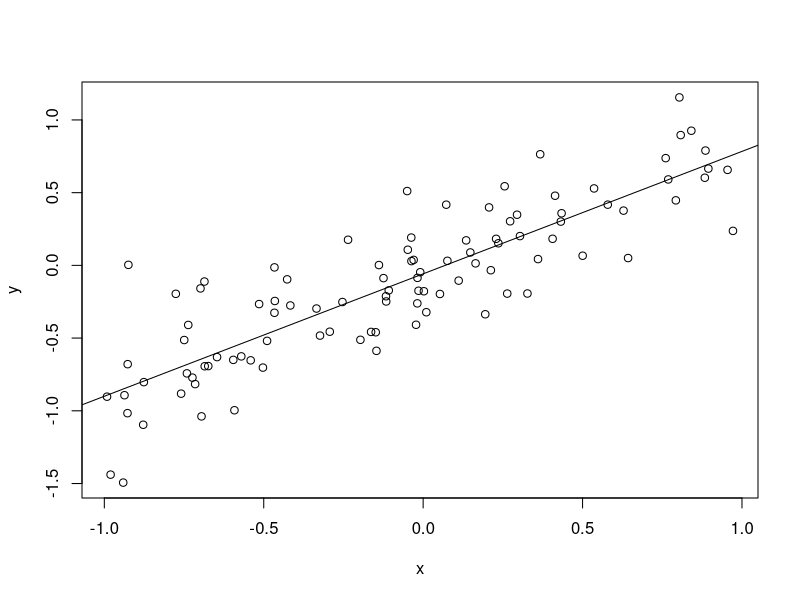

Reproduce this figure in R. (Note: this script raises an error after producing the figure.)
## ---- chunk 1
d <- data.frame(x = runif(100, -1, 1))
a <- 0
b <- sample(c(-1, 1), 1) * sample(c(0, 0.6, 0.9), 1)
d$y <- a + b * d$x + rnorm(100, sd = 0.25)
write.csv(d, "regression.csv", row.names = FALSE, quote = FALSE)

m <- lm(y ~ x, data = d)
bhat <- coef(m)[2]
bpvl <- summary(m)$coefficients[2, 4]
bsol <- c(bpvl >= 0.05, (bpvl < 0.05) & (bhat > 0), (bpvl < 0.05) & (bhat < 0))
## ---- chunk 2
plot(y ~ x, data = d)
abline(m)
legend(if(bhat > 0) "topleft" else "topright", bty = "n",
       paste0("b = ", fmt(bhat, 3), "\np = ", fmt(bpvl, 3)))
